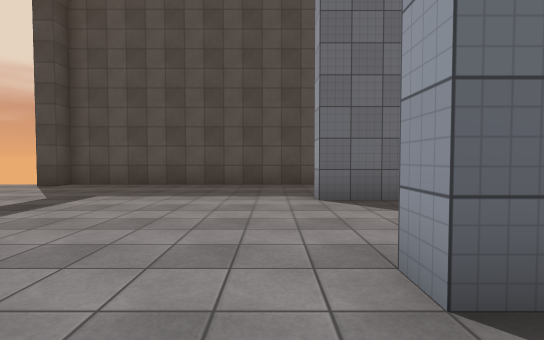
view 1 (above)

24 first-person views from a walk through a Unity game level. The camera is 1.3 m above the floor, tilts 2° down and sees 85° across. The floor is counted in squares, 2 m on a side. Each view is taken from the middle of a square. On the plan, view 1 faces up. The plan holds only what a view shows up to about 9 squares ahead; the rest is blank. The place goes on beyond the plan. The player character is not drawn. Surface patterns are stand-ins for the level's own textures.

view 2
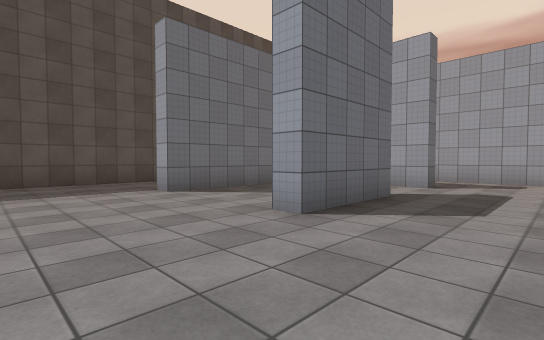

view 3
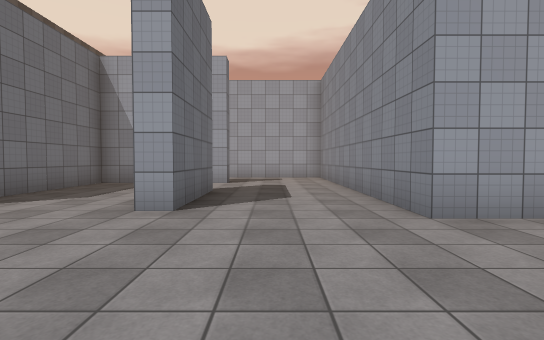

view 4
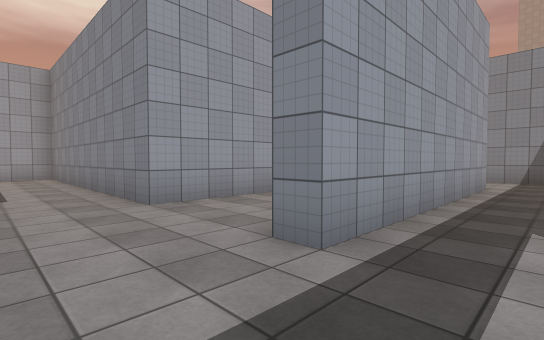

view 5
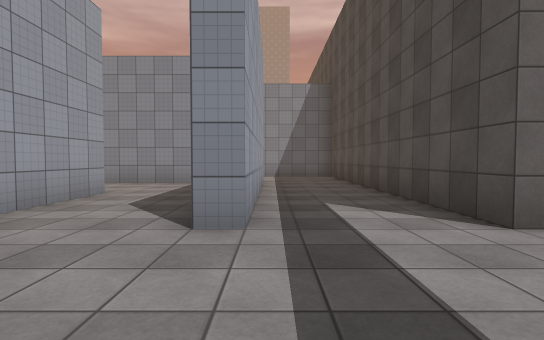

view 6
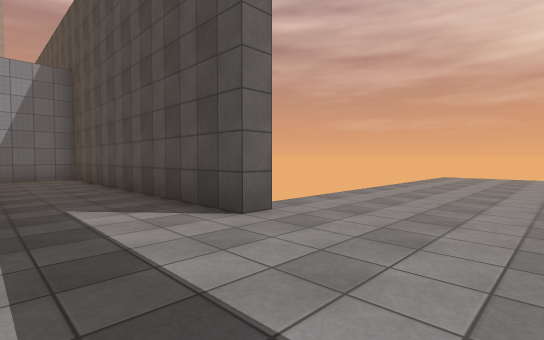

view 7
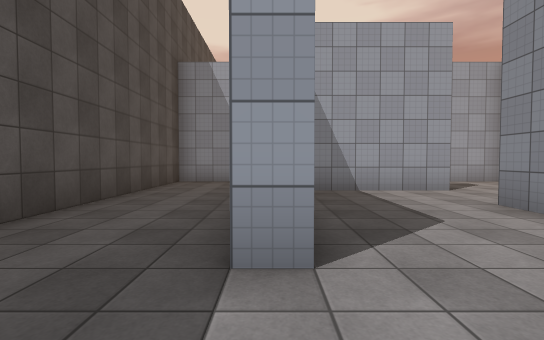

view 8
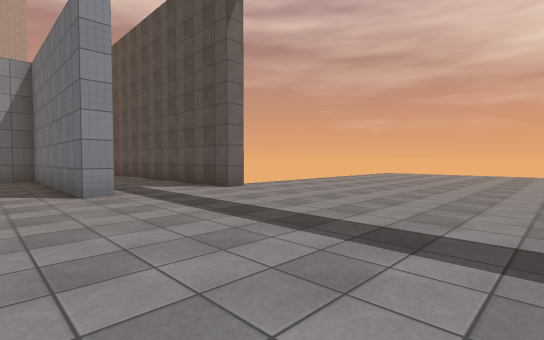

view 9
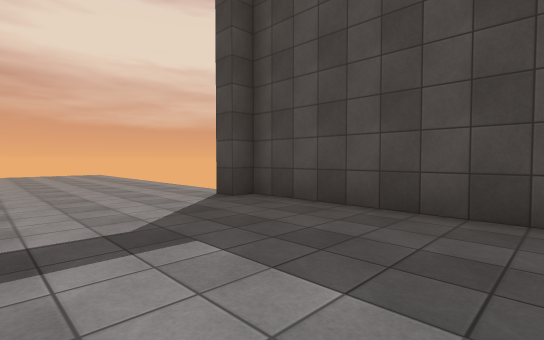

view 10
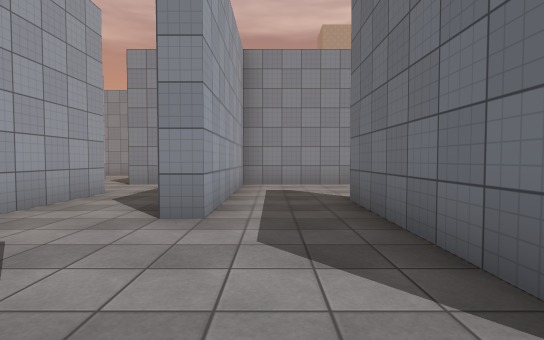

view 11
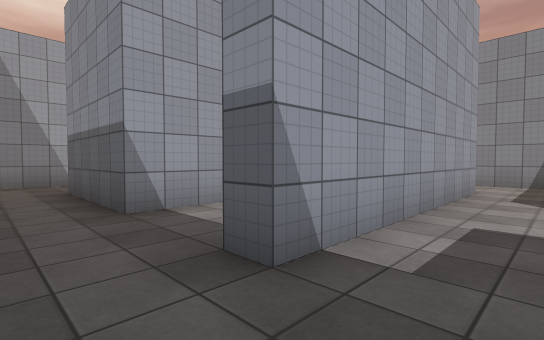

view 12
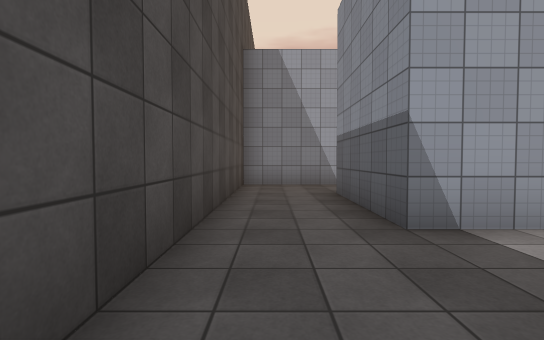

view 13
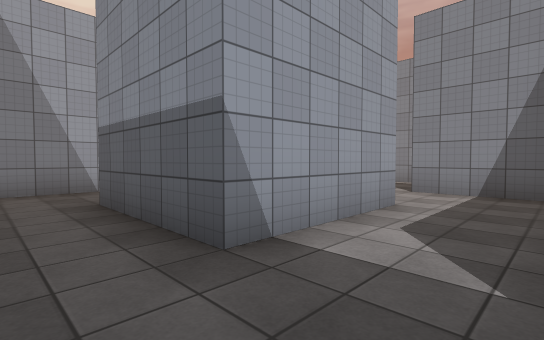

view 14
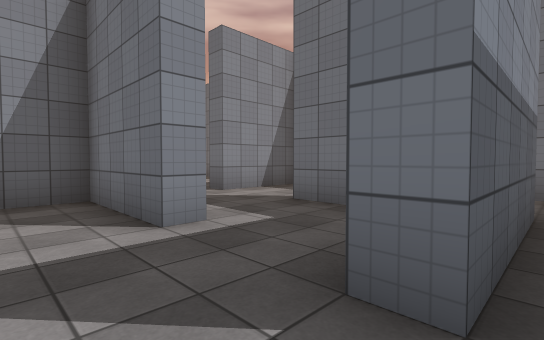

view 15
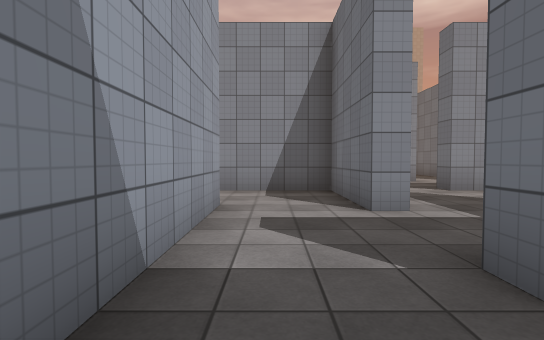

view 16
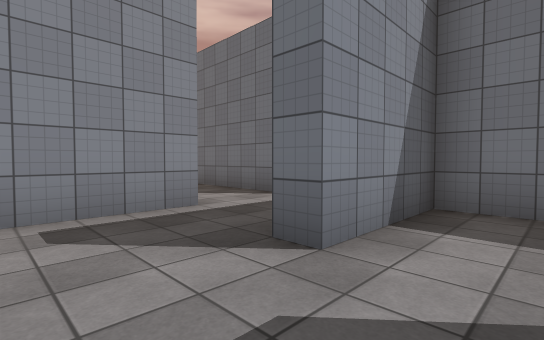

view 17
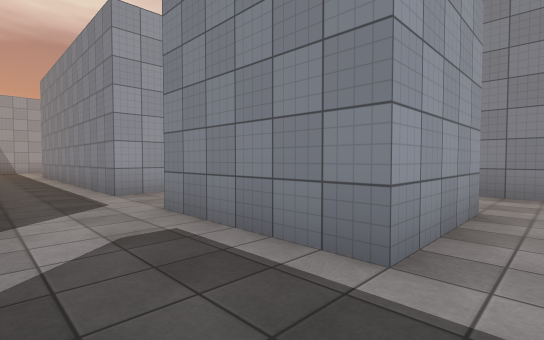

view 18
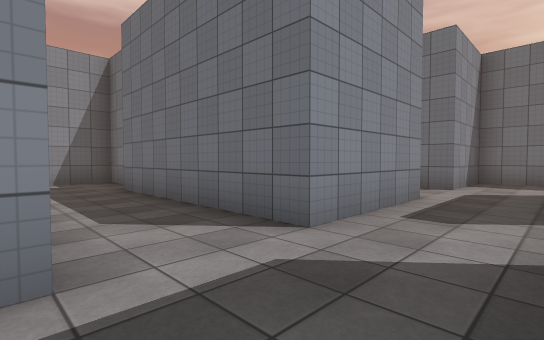

view 19
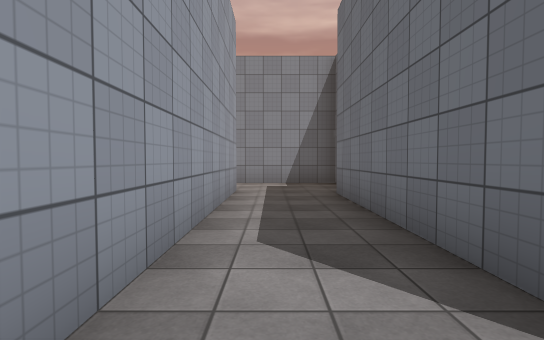

view 20
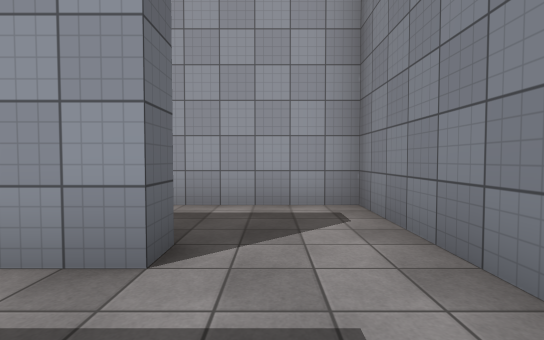

view 21
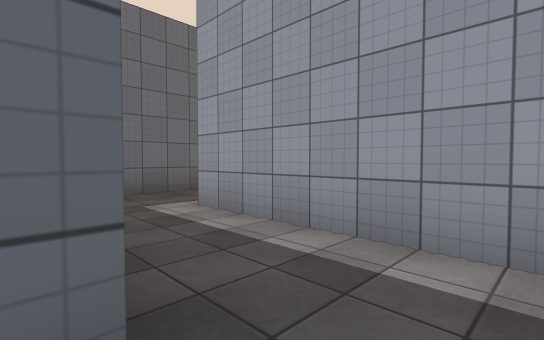

view 22
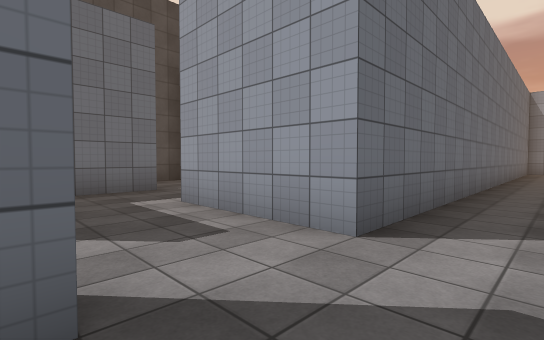

view 23
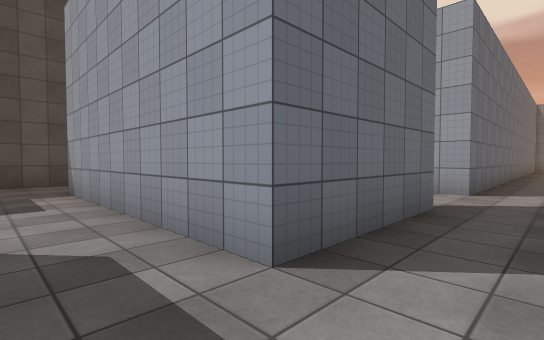

view 24
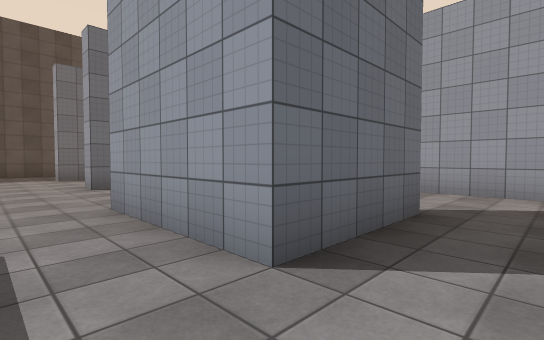

### Floor plan
Points are (right, up) in squares from view 1. A wall is a line through its corners. A room is listed if a view was taken in it or the views show most of it. See-through windows are left out.
Room 1 (views 1, 2, 3, 4, 5, 6, 7, 8, 9, 10, 24)
walls: (2.5, 1.7) (3.2, 1.7); (-5.8, -1.8) (-5.3, -1.8) (-5.3, -9.5); (3.2, 1.2) (0.8, 1.2) (0.8, 1.8); (0.2, -4.8) (0.2, -1.8) (7.8, -1.8) (7.8, 1.6); (5.7, 1.2) (5.3, 1.2) (5.3, 4.7) (0.8, 4.7) (0.8, 5.2); (-2.8, -7.8) (-2.8, -1.8) (-2.3, -1.8) (-2.3, -7.2) (0.6, -7.2); (7.8, 6.2) (7.8, 7.7) (-5.3, 7.7) (-5.3, 7.3) (-5.8, 7.3); (-4.5, -10.3) (-2.2, -10.3)
ways out: opening at (7, 2) to room 2; opening at (7, 5) to room 2; opening at (1.5, -5.5)
Room 2 (views 11, 12)
walls: (10.2, 2.5) (10.2, 5.7); (7.8, 1.6) (7.8, 2.8) (8.2, 2.8); (5.7, 4.8) (5.7, 1.2); (10.6, 7.7) (9.4, 7.7)
ways out: opening at (7, 2) to room 1; opening at (7, 5) to room 1; opening at (11, 6.5) to room 3; opening at (9.5, 1.5) to room 11
Room 3 (view 13)
walls: (10.2, 5.7) (10.8, 5.7); (12.7, 2.6) (12.7, 5.7); (13.6, 7.7) (10.6, 7.7); (10.7, 1.9) (10.7, 0.8) (13.2, 0.8)
ways out: opening at (11, 6.5) to room 2; opening at (14, 7) to room 4; opening at (13, 2) to room 5
Room 4 (views 14, 15)
walls: (15.3, 3.3) (15.7, 3.3); (17.7, 2.8) (17.7, 7.7) (13.6, 7.7); (13.2, 3.9) (13.2, 2.8); (12.7, 5.7) (15.7, 5.7) (15.7, 5.2) (14.2, 5.2)
ways out: opening at (14, 7) to room 3; opening at (14.5, 3) to room 5; opening at (17, 3) to room 12
Room 5 (view 16)
walls: (15.3, 0.2) (15.3, 3.3)
ways out: opening at (13, 2) to room 3; opening at (14.5, 3) to room 4; opening at (14.5, 1) to room 10
Room 6 (view 17)
walls: (10.7, -1.8) (10.7, -5.1); (12.7, -4.4) (12.7, -1.8); (13.2, 0.2) (10.2, 0.2)
ways out: opening at (13, -0.5) to room 10; opening at (11, -0.5) to room 11; opening at (13, -5)
Room 7 (views 18, 19)
walls: (15.7, -1.8) (15.7, -6.8); (21.5, 0.2) (15.3, 0.2); (17.7, -7.3) (17.7, -1.8) (21.5, -1.8)
ways out: opening at (17, -6) to room 8; opening at (16, -0.5) to room 10
Room 8 (view 20)
walls: (15.2, -8.2) (15.2, -9.3) (17.4, -9.3)
ways out: opening at (17, -6) to room 7; opening at (18, -8) to room 9
Room 9 (view 21)
walls: (18.4, -7.3) (17.7, -7.3); (21.5, -2.3) (19.9, -2.3); (17.4, -9.3) (20.3, -9.3) (20.3, -4.2)
ways out: opening at (18, -8) to room 8
Room 10 (view 22)
walls: (13.2, 0.8) (13.2, 0.2); (12.7, -1.8) (15.7, -1.8)
ways out: opening at (14.5, 1) to room 5; opening at (13, -0.5) to room 6; opening at (16, -0.5) to room 7
Room 11 (view 23)
walls: (10.2, 0.2) (10.2, 2.5); (8.2, -0.4) (8.2, -1.8) (10.7, -1.8)
ways out: opening at (9.5, 1.5) to room 2; opening at (11, -0.5) to room 6
Room 12 (no view inside)
walls: (15.7, 3.3) (15.7, 0.8) (18.1, 0.8)
ways out: opening at (17, 3) to room 4; opening at (18, 2)

Positions as (right, up) in squares from view 1, and headings:
1: (0, 0), facing up
2: (-2, -1), facing up-right
3: (-3, 0), facing right
4: (-4, 0), facing down-right
5: (-3, 1), facing down
6: (-3, 1), facing down-left
7: (-1, 5), facing right
8: (-1, 4), facing down-left
9: (-1, 4), facing up-left
10: (7, 6), facing down
11: (9, 7), facing down-right
12: (10, 7), facing right
13: (11, 7), facing down-right
14: (17, 6), facing down-left
15: (17, 7), facing down
16: (15, 2), facing down-left
17: (12, 0), facing down-right
18: (18, 0), facing down-left
19: (17, -1), facing down
20: (16, -8), facing right
21: (18, -8), facing up-right
22: (13, -1), facing up-right
23: (9, -1), facing up-right
24: (-1, -6), facing up-right
